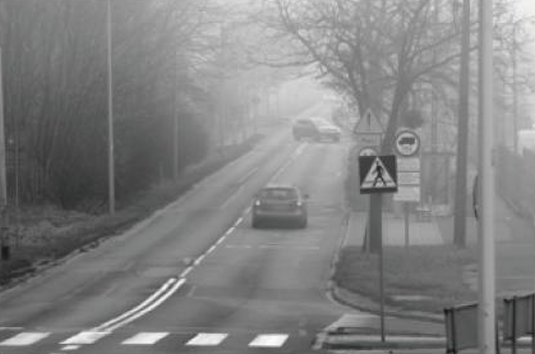
#> input picture mistryroad.jpg, 535 x 354 px
$ python example6.py
#> lines starting #> are read from the running program, lines starting #| are printed output that depends on the picture
"""
# 예제6 : 히스토그램 평홯화
# 예제에 필요한 사진이 제공되지 않아 임의로 강의자료 캠쳐하여 사용하였습니다.
"""


import cv2 as cv
import matplotlib.pyplot as plt

img = cv.imread('mistryroad.jpg')
#> img is the input picture: shape (354, 535, 3); mean B, G, R 130.3, 130.4, 130.2

gray = cv.cvtColor(img, cv.COLOR_BGR2GRAY)  # 명암 영상으로 변환하고 출력
plt.imshow(gray, cmap='gray')
plt.xticks([]), plt.yticks([])
plt.show()

h = cv.calcHist([gray], [0], None, [256], [0, 256])  # 히스토그램을 구해 출력
#> h = 256 values, max 2338 at index 125, min 0 at index 0, mean 739.8
plt.plot(h, color='r', linewidth=1)
plt.show()
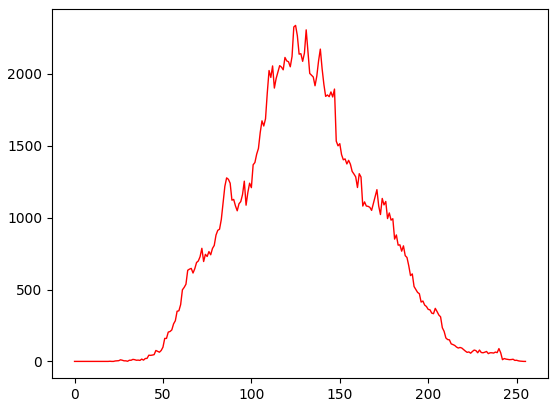
#> figure drawn by matplotlib, 1 panel; curve peaks at x = 125, y = 2338

equal = cv.equalizeHist(gray)  # 히스토그램을 평활화하고 출력
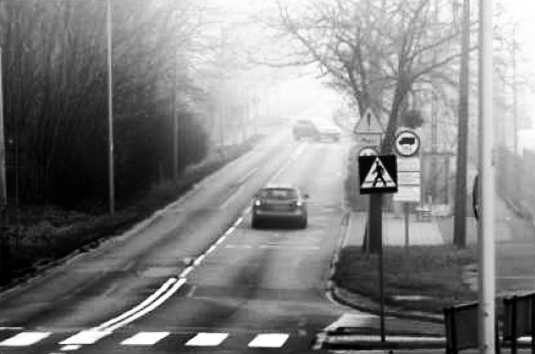
#> equal: shape (354, 535); min 0, max 255, mean 128.5
plt.imshow(equal, cmap='gray')
plt.xticks([]), plt.yticks([])
plt.show()

h = cv.calcHist([equal], [0], None, [256], [0, 256])  # 히스토그램을 구해 출력
#> h = 256 values, max 2338 at index 117, min 0 at index 25, mean 739.8
plt.plot(h, color='r', linewidth=1)
plt.show()
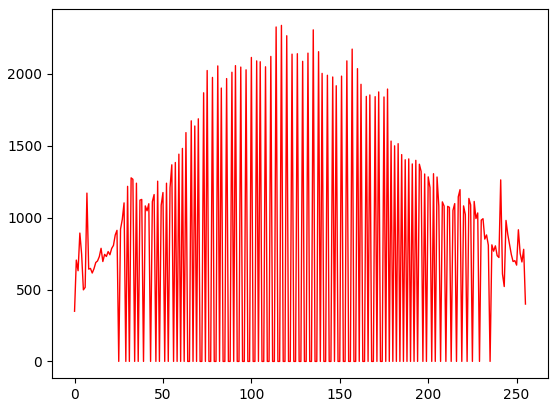
#> figure drawn by matplotlib, 1 panel; curve peaks at x = 117, y = 2338

$ run again, with soccer.jpg copied over mistryroad.jpg
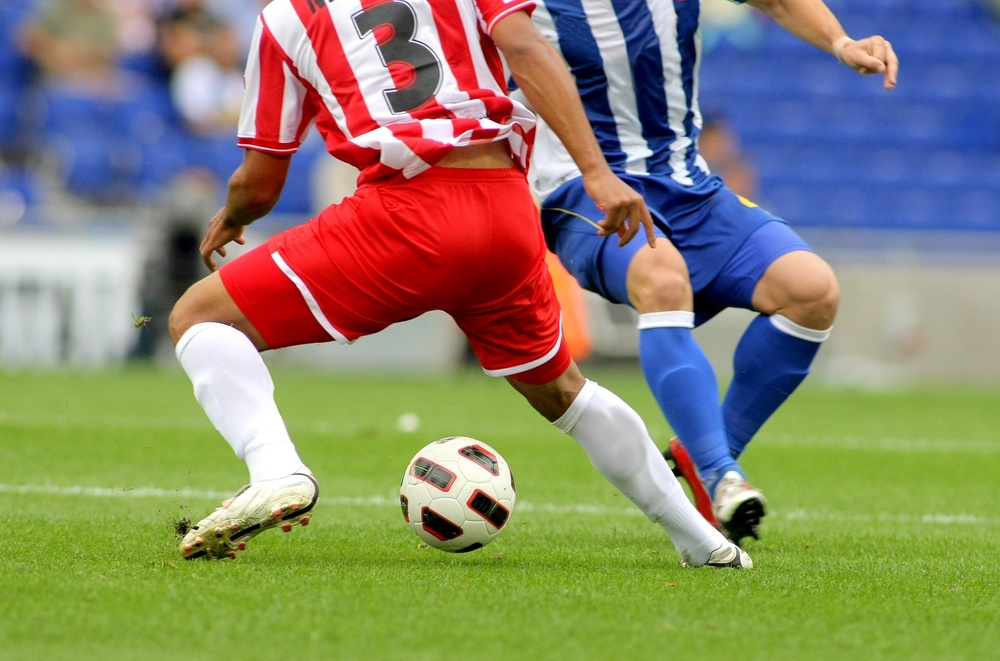
#> input picture soccer.jpg, 1000 x 661 px, shrunk from 1434 x 948 before the run
#> img is the input picture: shape (661, 1000, 3); mean B, G, R 107.3, 133.3, 136.8
#> `h = cv.calcHist([gray], [0], None, [256], [0, 256])`: h = 256 values, max 10385 at index 147, min 286 at index 0, mean 2582
#> `equal = cv.equalizeHist(gray)`:
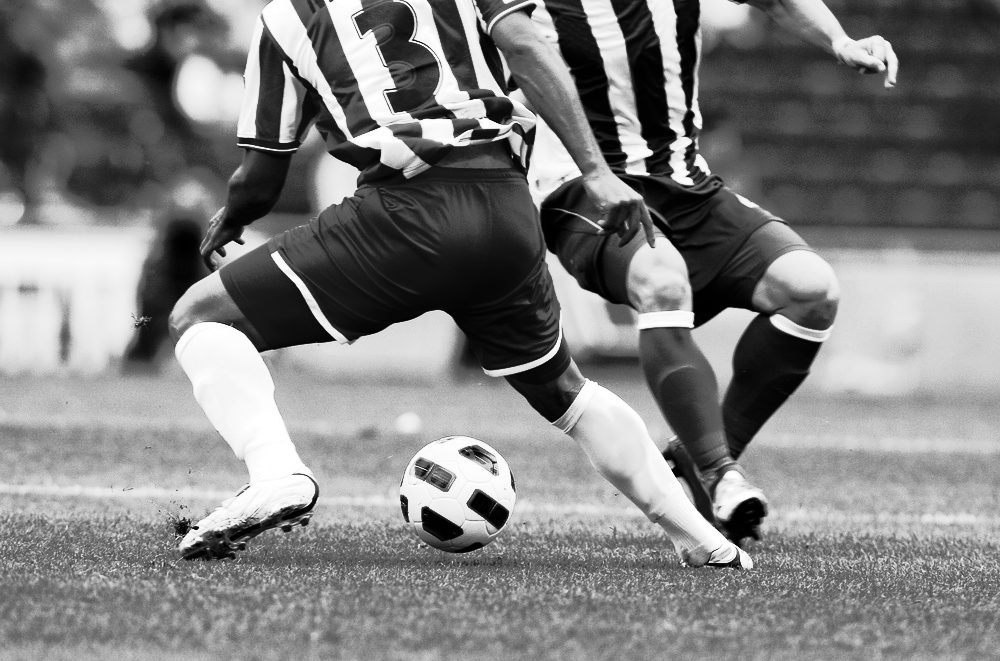
#> equal: shape (661, 1000); min 0, max 255, mean 128.4
#> `h = cv.calcHist([equal], [0], None, [256], [0, 256])`: h = 256 values, max 10385 at index 155, min 0 at index 44, mean 2582
#> `plt.show()`:
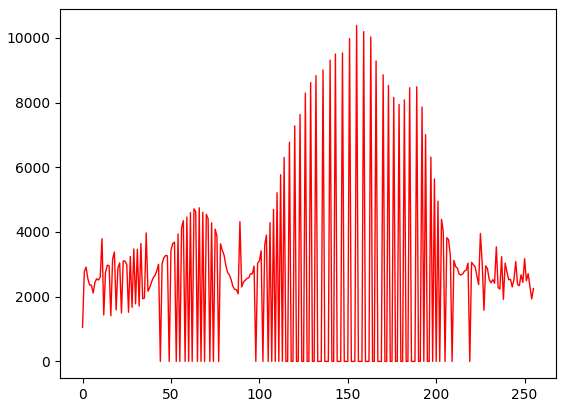
#> figure drawn by matplotlib, 1 panel; curve peaks at x = 155, y = 10385

$ run again, with girl_laughing.png saved as mistryroad.jpg
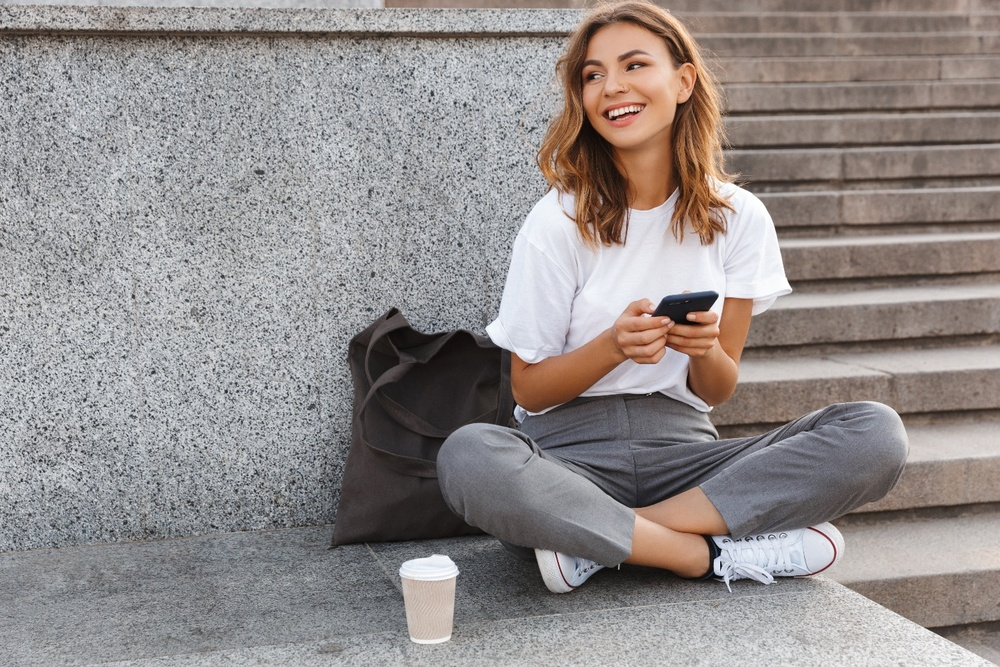
#> input picture girl_laughing.png, 1000 x 667 px, shrunk from 1440 x 960 before the run
#> img is the input picture: shape (667, 1000, 3); mean B, G, R 139.3, 140.6, 146.9
#> `h = cv.calcHist([gray], [0], None, [256], [0, 256])`: h = 256 values, max 5995 at index 131, min 0 at index 0, mean 2605.5
#> `equal = cv.equalizeHist(gray)`:
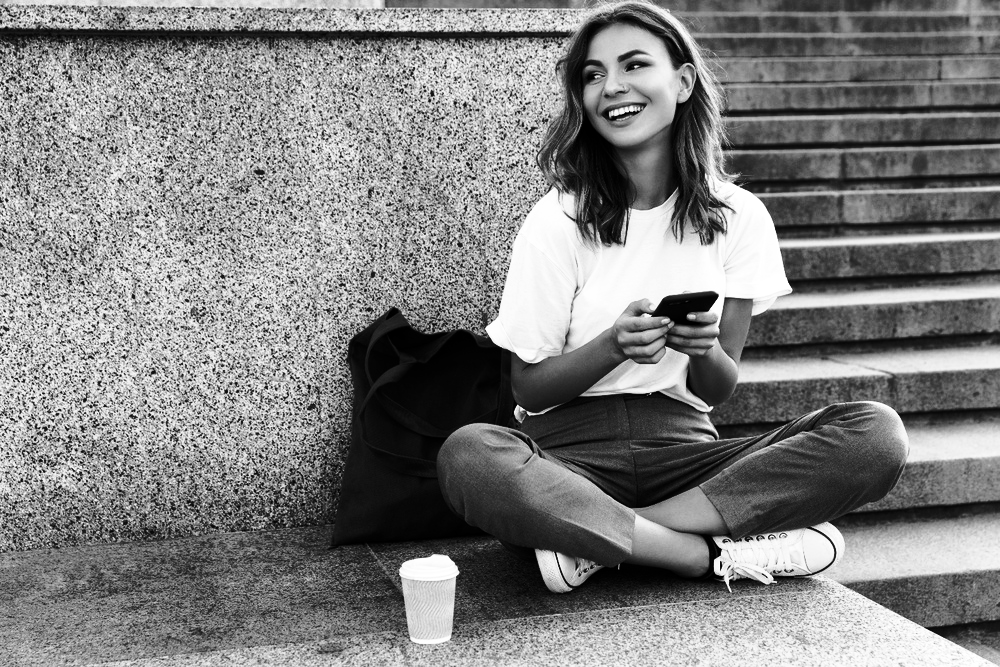
#> equal: shape (667, 1000); min 0, max 255, mean 128.3
#> `h = cv.calcHist([equal], [0], None, [256], [0, 256])`: h = 256 values, max 5995 at index 101, min 0 at index 50, mean 2605.5
#> `plt.show()`:
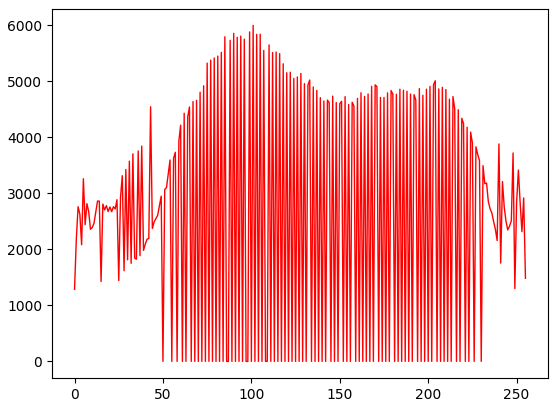
#> figure drawn by matplotlib, 1 panel; curve peaks at x = 101, y = 5995
